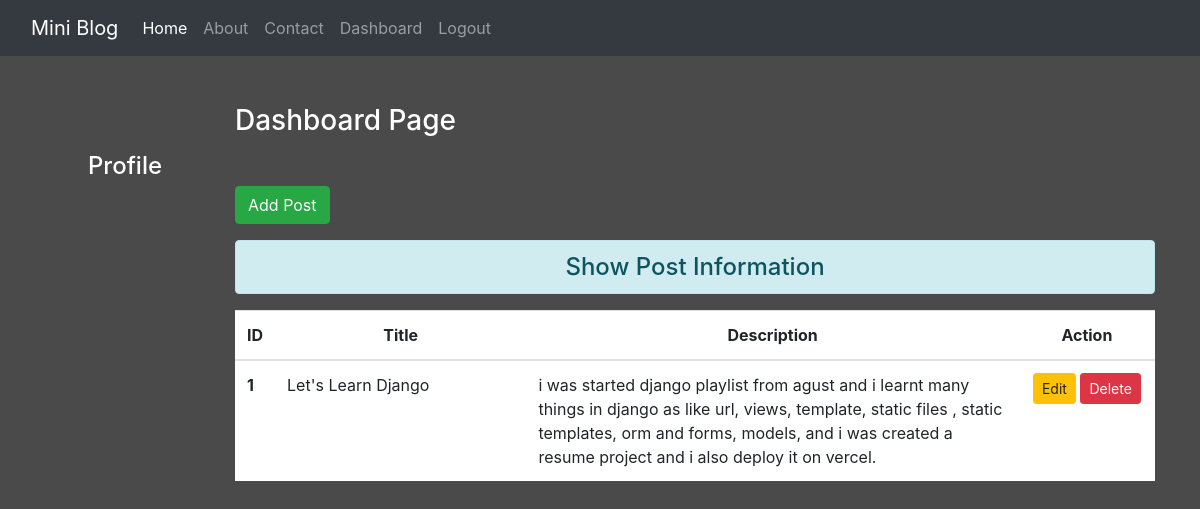
The page /dashboard/ (signed in) on the database its author committed.
### blog/models.py (models this page shows)
class Post(models.Model):
 title = models.CharField(max_length=150)
 desc = models.TextField()

### blog/views.py (the view)
# urls.py: path('dashboard/', views.dashboard, name='dashboard'),
def dashboard(request):
 if request.user.is_authenticated:
  posts = Post.objects.all()
  user = request.user
  full_name = user.get_full_name()
  gps = user.groups.all()
  return render(request, 'blog/dashboard.html', {'posts':posts, 'full_name':full_name, 'groups':gps})
 else:
  return HttpResponseRedirect('/login/')

### blog/templates/blog/dashboard.html (shortened to what this page needs)
{% extends 'blog/base.html' %}
{% load static %}
{% block side %}
<div class="col-sm-2 text-white my-5 text-center">
  <h4 class="my-5">Profile</h4>
</div>
{% endblock side %}
{% block content %}
<div class="col-sm-10">
 <h3 class="text-white my-5">Dashboard Page</h3>
 <a href="{% url 'addpost' %}" class="btn btn-success">Add Post</a>
 <h4 class="text-center alert alert-info mt-3">Show Post Information</h4>
  {% if posts %}
   <table class="table table-hover bg-white">
     <thead>
       <tr class="text-center">
         <th scope="col" style="width:2%">ID</th>
         <th scope="col" style="width:28%">Title</th>
         <th scope="col" style="width:55%">Description</th>
         <th scope="col" style="width:15%">Action</th>
       </tr>
     </thead>
     <tbody>
      {% for post in posts %}
       <tr>
         <th scope="row">{{post.id}}</th>
         <td>{{post.title}}</td>
         <td>{{post.desc}}</td>
         <td class="text-center">
          <a href="{% url 'updatepost' post.id %}" class="btn btn-warning btn-sm">Edit</a>
          {% if perms.blog.delete_post %}
          <form action="{% url 'deletepost' post.id %}" method="post" class="d-inline"> {% csrf_token %}
          <input type="submit" class="btn btn-danger btn-sm" value="Delete">
         </form>
         {% endif %}
         </td>
       </tr>
      {% endfor %}
     </tbody>
   </table>
  {% else %}
   <h4 class="text-center alert alert-warning">No Records</h4>
  {% endif %}
</div>
{% endblock content %}

### blog/static/blog/css/style.css (style rules this page uses)
body { background-color: rgb(75, 74, 74); color: antiquewhite; }

### rows shown on the page
Post: id "1", title "Let's Learn Django", desc "i was started django playlist from agust and i learnt many things in django as like url, views, template, static files , static templates, orm and forms, models, and i was created a resume project and i also deploy it on vercel."
